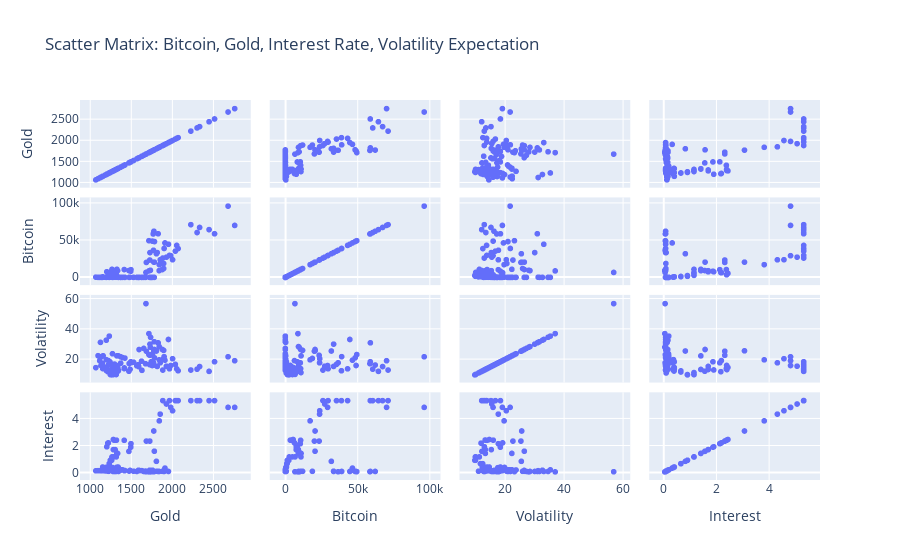

The cell this chart's notebook holds for it:
### Markdown cell above
# 1. Correlation Analysis #

### Code cell
import pandas as pd
import numpy as np
import seaborn as sns
import matplotlib.pyplot as plt
import plotly.express as px

# Load data
gold_btc_df = pd.read_csv("merged_gold_btc_prices.csv")
gold_btc_df = gold_btc_df[gold_btc_df['Date'] >= '2009-10-01']
macro_df = pd.read_csv("macro_economic_data.csv")

# Merge all the data
merged_df = pd.merge(gold_btc_df,macro_df,left_on='Date',right_on='DATE',how='left'
)

merged_df.drop(columns=['DATE'], inplace=True)

# Rename columns
merged_df.rename(columns={
    'Price_Gold': 'Gold Price',
    'Price_BTC': 'Bitcoin Price',
    'VIXCLS': 'Volatility Expectation',
    'DFF': 'Interest Rate'
}, inplace=True)

# Check for invalid columns and convert to numeric
cols_to_clean = ['Gold Price', 'Bitcoin Price', 'Volatility Expectation', 'Interest Rate']
for col in cols_to_clean:
    merged_df[col] = pd.to_numeric(merged_df[col], errors='coerce')

# Drop rows with NaN values
merged_df.dropna(subset=cols_to_clean, inplace=True)

# Correlation matrix used for analysis

correlation_matrix = merged_df[cols_to_clean].corr()
print("\nCorrelation Matrix:")
print(correlation_matrix)

# Display correlation results using heatmap
plt.figure(figsize=(10, 6))
sns.heatmap(correlation_matrix, annot=True, cmap='coolwarm', fmt='.2f', cbar=True)
plt.title('Correlation Matrix: Bitcoin, Gold, Interest Rate, Volatility Expectation')
plt.show()


# Display results using scatter matrix
fig = px.scatter_matrix(
    merged_df,
    dimensions=cols_to_clean,
    title='Scatter Matrix: Bitcoin, Gold, Interest Rate, Volatility Expectation',
    labels={
        'Gold Price': 'Gold',
        'Bitcoin Price': 'Bitcoin',
        'Volatility Expectation': 'Volatility',
        'Interest Rate': 'Interest'
    }
)
fig.show()
